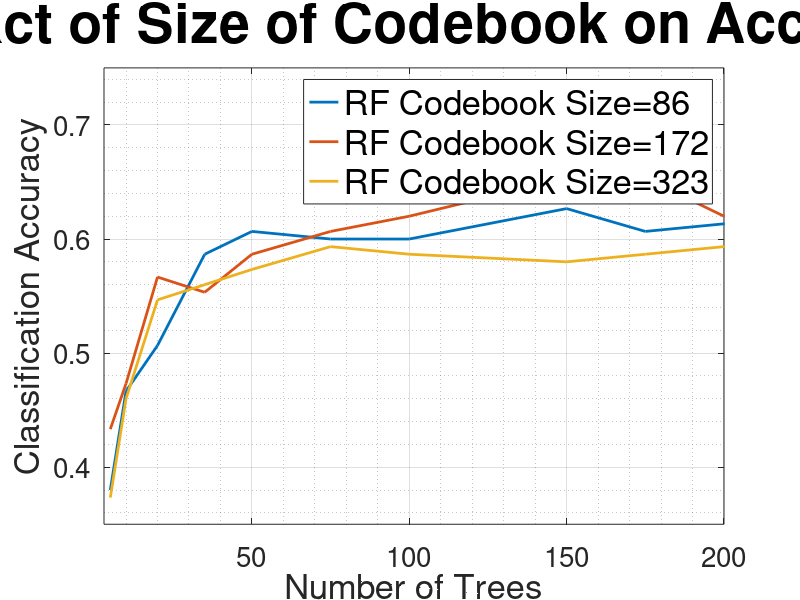

Source code (MATLAB): (Note: this script raises an error after producing the figure.)
load rf_codebook_num_trees_acc.mat

figure(1);
plot(treeNum, accuracy_rf_all, 'LineWidth', 2);
axis([3 200 0.35 0.75]);
set(gca,'fontsize',20);
grid on; grid minor;
title('Impact of Size of Codebook on Accuracy','FontSize',40);
xlabel('Number of Trees', 'FontSize', 25);
ylabel('Classification Accuracy', 'FontSize', 25);
legend({'RF Codebook Size=86', 'RF Codebook Size=172', 'RF Codebook Size=323'}, 'FontSize', 25);
scale_graph;

% figure(2);
% plot(splitNum, buildRfClassifierTime_all(1,:,1), 'LineWidth', 2);
% hold on;
% plot(splitNum, buildRfClassifierTime_all(1,:,2), 'LineWidth', 2);
% axis([3 150 0 5]);
% set(gca,'fontsize',20);
% grid on; grid minor;
% title('Computational Complexity of numSplits','FontSize',40);
% xlabel('Number of Split Functions', 'FontSize', 25);
% ylabel('Time Taken to Build RF Classifier (s)', 'FontSize', 25);
% legend({'Axis-Aligned', 'Two-Pixel'}, 'FontSize', 25);
% scale_graph;


